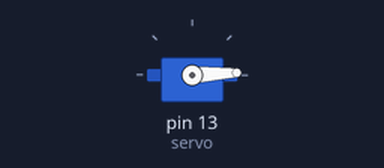
The sketch below on a simulated Arduino Uno, built with avr-gcc and run on an emulated ATmega328P. Shown: servo.

Above: at 0.05 s.
At 0.9 s:
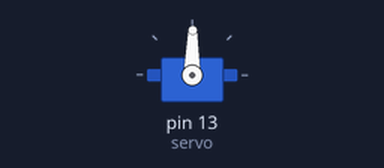
At 1.75 s:
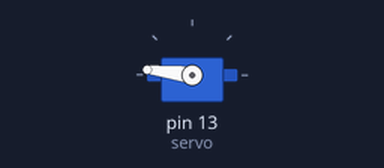
At 3.45 s:
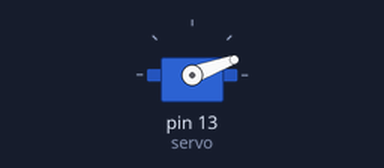
Timing chart, 0 to 8.4 s (numbered marks = the images above):
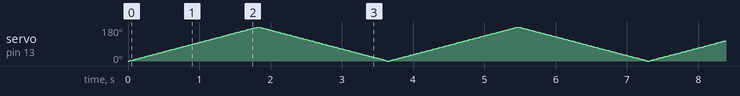

The sketch:

servoMoteur.ino
```cpp
/*
 * Test Ok d'un servimoteur sur un esp8266
 * Attention au branchement de la DATA, se référer au tableau ci-dessous
 * Courant : 3,3v
 * Masse   : Ground
 *
 * This ESP8266 NodeMCU code was developed by newbiely.com
 *
 * This ESP8266 NodeMCU code is made available for public use without any restriction
 *
 * For comprehensive instructions and wiring diagrams, please visit:
 * https://newbiely.com/tutorials/esp8266/esp8266-servo-motor
 */
/*
| Broche (NodeMCU) | GPIO n° (à utiliser) |
| ---------------- | -------------------- |
| D0               | GPIO16               |
| D1               | GPIO5                |
| D2               | GPIO4                |
| D3               | GPIO0                |
| D4               | GPIO2                |
| D5               | GPIO14               |
| D6               | GPIO12               |
| D7               | GPIO13               |
| D8               | GPIO15               |

 */
#include <Servo.h>

Servo servo;  // create servo object to control a servo

int pos = 0;    // variable to store the servo position

void setup() {
  servo.attach(13);  // attaches the servo on pin D7 to the servo object
}

void loop() {
  for (pos = 0; pos <= 180; pos += 1) { // rotate from 0 degrees to 180 degrees
    // in steps of 1 degree
    servo.write(pos);                   // tell servo to go to position in variable 'pos'
    delay(10);                          // waits 10ms for the servo to reach the position
  }

  for (pos = 180; pos >= 0; pos -= 1) { // rotate from 180 degrees to 0 degrees
    servo.write(pos);                   // tell servo to go to position in variable 'pos'
    delay(10);                          // waits 10ms for the servo to reach the position
  }
}
```
